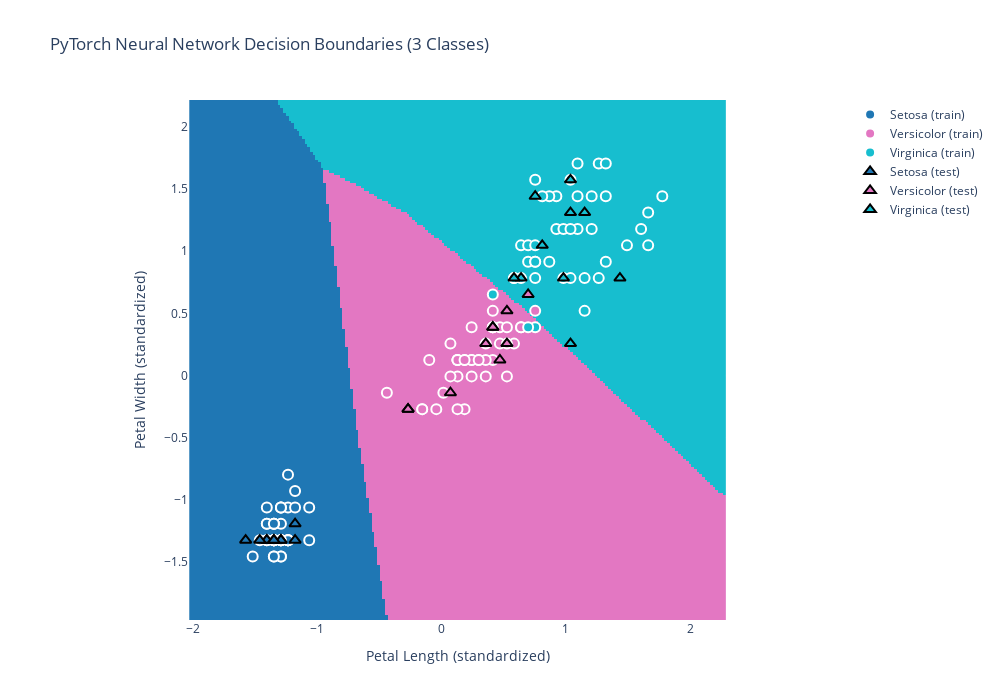

Notebook cell for this chart:
### Code cell
# Create mesh grid for decision boundary visualization
x1_min, x1_max = X_train_2d[:, 0].min() - 0.5, X_train_2d[:, 0].max() + 0.5
x2_min, x2_max = X_train_2d[:, 1].min() - 0.5, X_train_2d[:, 1].max() + 0.5

xx1, xx2 = np.meshgrid(np.linspace(x1_min, x1_max, 200), np.linspace(x2_min, x2_max, 200))

# Predict for each point in the grid
X_grid = np.c_[xx1.ravel(), xx2.ravel()]
X_grid_tensor = torch.FloatTensor(X_grid).to(device)

model_2d.eval()
with torch.no_grad():
    Z = model_2d(X_grid_tensor)
    Z_labels = torch.argmax(Z, dim=1).cpu().numpy().reshape(xx1.shape)

# Create decision boundary plot
fig = px.imshow(
    Z_labels,
    x=np.linspace(x1_min, x1_max, 200),
    y=np.linspace(x2_min, x2_max, 200),
    color_continuous_scale=[[0, "#1f77b4"], [0.5, "#e377c2"], [1, "#17becf"]],
    origin="lower",
    title="PyTorch Neural Network Decision Boundaries (3 Classes)",
    labels={
        "x": "Petal Length (standardized)",
        "y": "Petal Width (standardized)",
        "color": "Class",
    },
    width=1000,
    height=700,
)

# Add training data points
train_df = pd.DataFrame(
    {
        "Petal Length": X_train_2d[:, 0],
        "Petal Width": X_train_2d[:, 1],
        "Species": [species_names[i] for i in y_train],
        "Type": "Training",
    }
)

# Add test data points
test_df = pd.DataFrame(
    {
        "Petal Length": X_test_2d[:, 0],
        "Petal Width": X_test_2d[:, 1],
        "Species": [species_names[i] for i in y_test],
        "Type": "Test",
    }
)

# Add scatter traces for training data
for i, species in enumerate(species_names):
    train_species = train_df[train_df["Species"] == species]
    colors = ["#1f77b4", "#e377c2", "#17becf"]
    fig.add_scatter(
        x=train_species["Petal Length"],
        y=train_species["Petal Width"],
        mode="markers",
        marker={
            "size": 10,
            "color": colors[i],
            "line": {"width": 2, "color": "white"},
            "symbol": "circle",
        },
        name=f"{species} (train)",
    )

# Add scatter traces for test data
for i, species in enumerate(species_names):
    test_species = test_df[test_df["Species"] == species]
    colors = ["#1f77b4", "#e377c2", "#17becf"]
    fig.add_scatter(
        x=test_species["Petal Length"],
        y=test_species["Petal Width"],
        mode="markers",
        marker={
            "size": 10,
            "color": colors[i],
            "line": {"width": 2, "color": "black"},
            "symbol": "triangle-up",
        },
        name=f"{species} (test)",
    )

# Hide the colorbar (legend is sufficient with scatter traces)
fig.update_coloraxes(showscale=False)

fig.show()

print("\n✓ Decision boundaries visualisatie compleet!")
print(
    "Merk op hoe het neural network non-lineaire decision boundaries kan leren dankzij de hidden layer."
)

### Figure 1 — Plotly figure (JSON) as saved in the notebook; plotly's stock layout.template omitted (floating-point values rounded to 4 significant figures; data arrays with more than 128 entries replaced by an {"elided": "..."} marker saying what was removed)
{"data": [{"coloraxis": "coloraxis", "hovertemplate": "Petal Length (standardized): %{x}<br>Petal Width (standardized): %{y}<br>Class: %{z}<extra></extra>", "name": "0", "type": "heatmap", "x": {"elided": "200 float values"}, "xaxis": "x", "y": {"elided": "200 float values"}, "yaxis": "y", "z": {"elided": "200x200 int values"}}, {"marker": {"color": "#1f77b4", "line": {"color": "white", "width": 2}, "size": 10, "symbol": "circle"}, "mode": "markers", "name": "Setosa (train)", "type": "scatter", "x": [-1.346, -1.289, -1.232, -1.289, -1.289, -1.232, -1.232, -1.232, -1.403, -1.289, -1.289, -1.346, -1.403, -1.346, -1.346, -1.459, -1.403, -1.346, -1.346, -1.346, -1.346, -1.403, -1.062, -1.289, -1.175, -1.346, -1.289, -1.232, -1.289, -1.232, -1.062, -1.516, -1.175, -1.289, -1.289, -1.232, -1.346, -1.403, -1.346, -1.289], "y": [-1.323, -1.455, -1.323, -1.192, -1.06, -1.323, -1.323, -1.06, -1.192, -1.06, -1.06, -1.192, -1.06, -1.323, -1.192, -1.323, -1.192, -1.455, -1.192, -1.323, -1.323, -1.323, -1.323, -1.323, -0.9283, -1.323, -1.323, -0.7966, -1.455, -1.323, -1.06, -1.455, -1.06, -1.323, -1.323, -1.323, -1.455, -1.323, -1.323, -1.323]}, {"marker": {"color": "#e377c2", "line": {"color": "white", "width": 2}, "size": 10, "symbol": "circle"}, "mode": "markers", "name": "Versicolor (train)", "type": "scatter", "x": [0.5848, 0.1306, 0.2442, 0.4145, -0.1533, 0.1874, 0.1306, 0.6416, -0.03975, 0.1306, 0.4713, -0.1533, 0.07382, 0.5848, 0.5281, -0.09653, 0.4145, 0.1874, 0.1306, 0.7552, 0.3577, 0.4145, 0.4713, 0.07382, 0.01703, 0.4145, 0.4145, -0.4372, 0.5281, 0.3009, 0.3577, 0.2442, 0.3009, 0.5281, 0.2442, 0.1874, 0.3577, 0.1306, 0.2442, 0.6416], "y": [0.2568, 0.1251, 0.1251, 0.3884, -0.2699, -0.2699, -0.006583, 0.3884, -0.2699, 0.1251, 0.2568, -0.2699, 0.2568, 0.7834, 0.2568, 0.1251, 0.1251, 0.1251, 0.1251, 0.5201, -0.006583, 0.3884, 0.3884, -0.006583, -0.1383, 0.5201, 0.3884, -0.1383, 0.3884, 0.1251, 0.1251, 0.1251, 0.1251, -0.006583, -0.006583, 0.1251, 0.2568, -0.2699, 0.3884, 0.3884]}, {"marker": {"color": "#17becf", "line": {"color": "white", "width": 2}, "size": 10, "symbol": "circle"}, "mode": "markers", "name": "Virginica (train)", "type": "scatter", "x": [0.4145, 0.6984, 0.7552, 1.323, 1.664, 1.607, 1.153, 0.9823, 1.493, 1.039, 0.8688, 0.6416, 0.9255, 0.9255, 1.096, 1.323, 0.7552, 1.266, 0.7552, 1.039, 0.7552, 0.6984, 1.664, 0.8688, 0.6984, 1.153, 0.812, 0.6416, 0.7552, 1.096, 1.323, 0.7552, 1.096, 1.777, 0.9823, 0.5848, 1.209, 1.266, 1.209, 1.039], "y": [0.6518, 0.9151, 0.3884, 1.442, 1.31, 1.178, 0.7834, 0.7834, 1.047, 0.7834, 0.9151, 1.047, 1.178, 1.442, 1.705, 0.9151, 0.9151, 1.705, 0.7834, 1.573, 0.9151, 1.047, 1.047, 1.442, 0.3884, 0.5201, 1.442, 0.7834, 1.573, 1.442, 1.705, 1.047, 1.178, 1.442, 1.178, 0.7834, 1.442, 0.7834, 1.178, 1.178]}, {"marker": {"color": "#1f77b4", "line": {"color": "black", "width": 2}, "size": 10, "symbol": "triangle-up"}, "mode": "markers", "name": "Setosa (test)", "type": "scatter", "x": [-1.403, -1.403, -1.573, -1.175, -1.289, -1.346, -1.459, -1.289, -1.175, -1.346], "y": [-1.323, -1.323, -1.323, -1.323, -1.323, -1.323, -1.323, -1.323, -1.192, -1.323]}, {"marker": {"color": "#e377c2", "line": {"color": "black", "width": 2}, "size": 10, "symbol": "triangle-up"}, "mode": "markers", "name": "Versicolor (test)", "type": "scatter", "x": [-0.2669, -0.2669, 0.5281, 0.4145, 0.4145, 0.07382, 0.5281, 0.4713, 0.6984, 0.3577], "y": [-0.2699, -0.2699, 0.5201, 0.3884, 0.3884, -0.1383, 0.2568, 0.1251, 0.6518, 0.2568]}, {"marker": {"color": "#17becf", "line": {"color": "black", "width": 2}, "size": 10, "symbol": "triangle-up"}, "mode": "markers", "name": "Virginica (test)", "type": "scatter", "x": [0.6416, 0.812, 1.437, 0.7552, 1.153, 0.5848, 1.039, 1.039, 1.039, 0.9823], "y": [0.7834, 1.047, 0.7834, 1.442, 1.31, 0.7834, 1.573, 0.2568, 1.31, 0.7834]}], "layout": {"coloraxis": {"colorbar": {"title": {"text": "Class"}}, "colorscale": [[0, "#1f77b4"], [0.5, "#e377c2"], [1, "#17becf"]], "showscale": false}, "height": 700, "title": {"text": "PyTorch Neural Network Decision Boundaries (3 Classes)"}, "width": 1000, "xaxis": {"anchor": "y", "constrain": "domain", "domain": [0, 1], "scaleanchor": "y", "title": {"text": "Petal Length (standardized)"}}, "yaxis": {"anchor": "x", "autorange": true, "constrain": "domain", "domain": [0, 1], "title": {"text": "Petal Width (standardized)"}}}}
